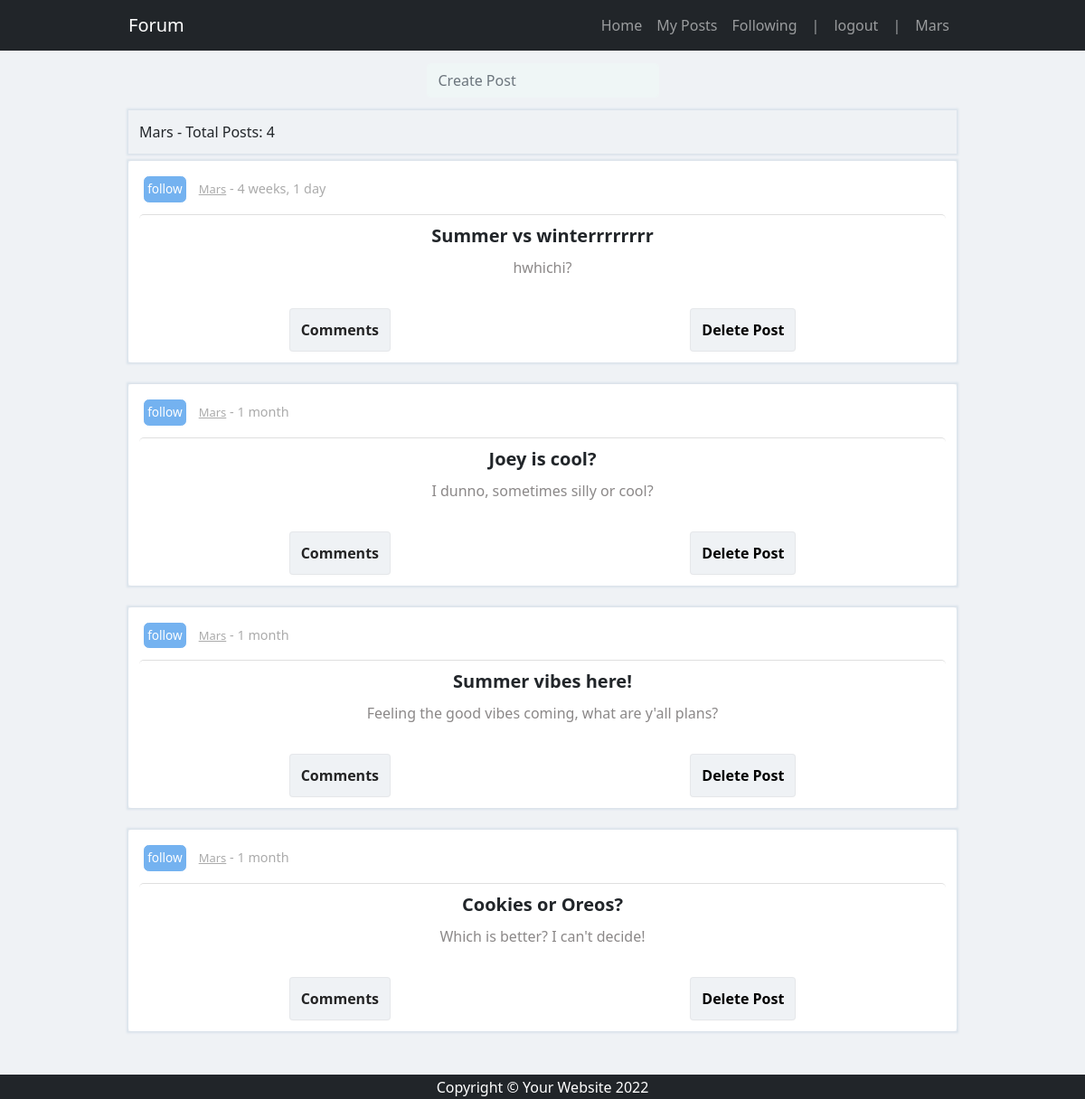
The app's page /myposts/ (signed in) with its own data.
### base/models.py (models this page shows, shortened)
class Post(models.Model):
    header = models.CharField(max_length=100)
    body = models.TextField()
    updated = models.DateTimeField(auto_now=True)
    created = models.DateTimeField(auto_now_add=True)
    user = models.ForeignKey(settings.AUTH_USER_MODEL, on_delete=models.CASCADE)
    class Meta:
        ordering = ['-updated', '-created']

### base/views.py (the view)
# urls.py: path('myposts/', views.myposts, name='myposts')
@login_required(login_url='login')
def myposts(request):
    results_list = Post.objects.filter(user=request.user.id )
    context = {'posts': results_list}
    return render(request, 'base/myposts.html', context)

### base/templates/base/myposts.html
{% extends 'base/main.html' %}
{% block content %}
    <div class="container">
        {% include 'base/create_post_link.html'%}
        <div class="card-body mb-4-custom"> {{request.user.username.title}} - Total Posts: {{posts.count}}</div>
        {% if posts is not None %}
            {% for post in posts %}
                {% include 'base/components/post_component.html' with post=post %}
            {% endfor %}
        {% endif %}
    </div>
{% endblock %}

### base/templates/base/main.html (shortened to what this page needs)
<!DOCTYPE html>
{% load static %}
<html lang="en">
    <head>
        <link href="{% static 'css/styles.css' %}" rel="stylesheet" />
        <link href="{% static 'css/styles_custom.css' %}" rel="stylesheet" />
    </head>
<body>
    {% include 'base/components/navbar_component.html' %}
    {% block content %}
    {% endblock %}
    {% include 'base/components/footer_component.html' %}
</body>
</html>

### base/templates/base/components/navbar_component.html (shortened to what this page needs)
<nav class="navbar navbar-expand-lg navbar-dark bg-dark">
    <div class="container">
        <a class="navbar-brand" href={% url 'home' %}#">Forum</a>
        <div class="collapse navbar-collapse" id="navbarSupportedContent">
            <ul class="navbar-nav ms-auto mb-2 mb-lg-0">
                <li class="nav-item"><a class="nav-link" href="{% url 'home' %}#">Home</a></li>
                <li class="nav-item"><a class="nav-link" href="{% url 'myposts' %}">My Posts</a></li>
                <li class="nav-item"><a class="nav-link" href="{% url 'followedposts' %}">Following</a></li>
                <li class="nav-item"><span class="nav-link" href=""> |</span></li>
                {% if request.user.is_authenticated %}
                    <li class="nav-item"><a class="nav-link" href="{% url 'logout' %}">logout</a></li>
                    <li class="nav-item"><span class="nav-link" href=""> |</span></li>
                    <li class="nav-item"><a class="nav-link" href="{% url 'myposts' %}"> {{user.username | title}} </a></li>
                {% else %}
                <li class="nav-item"><a class="nav-link" href="{% url 'login' %}">login</a></li>
                {% endif %}
            </ul>
        </div>
    </div>
</nav>

### base/templates/base/create_post_link.html
<div>
    <div class="row-flex-create-post">
        <a class="nav-link" href="{% url 'createpost' %}">
            <input class="form-control" type="text" placeholder="Create Post" />
        </a>
    </div>
</div>

### base/templates/base/components/post_component.html (shortened to what this page needs)
<div class="card mb-4-post">
    <div class="card-body">
        <div class="card-text-small">
        {% include 'base/components/follow_unfollow_component.html' with post_user_id=post.user_id followed_list=followed_list %}
        <a class="card-text-small" href="{% url 'userprofile' post.user_id %}#">{{post.user | title}}</a> - {{post.created | timesince}}
        </div>
        <div class="card-header">{{post.header}} </div>
        <p class="card-text-body-custom"> {{post.body}} </p>
        <div class="row-flex">
            <form method="POST" action="">
                <a class="nav-link button-6-custom" href="{% url 'commentspost' post.id %}#"> Comments </a>
            </form>
            {% if request.user.id == post.user_id %}
            <form method="POST" action="">
                    <a class="nav-button-delete" href="{% url 'deletepost' post.id %}#"> Delete Post </a>
            </form>
            {% endif %}
        </div>
    </div>
</div>

### base/templates/base/components/follow_unfollow_component.html (shortened to what this page needs)
{% if post_user_id in followed_list %}
    <form action="{% url 'home' %}" method="POST" class="card-text-small unset-all"></form>
    <form action="{% url 'home' %}" method="POST" class="card-text-small unset-all">
        {% csrf_token %}
        <input type="submit" name="unfollow" value="unfollow" class="button-following" >
        <input type="hidden" name="followed_id" value="{{post.user_id}}">
    </form>
{% else %}
    <form action="{% url 'home' %}" method="POST" class="card-text-small unset-all">
        <input type="submit" name="follow" value="follow" class="button-following" >
    </form>
{% endif %}

### base/templates/base/components/footer_component.html (shortened to what this page needs)
<footer class="py-5 bg-dark">
    <div class="container"><p class="m-0 text-center text-white">Copyright &copy; Your Website 2022</p></div>
</footer>

### base/static/css/styles_custom.css (style rules this page uses)
.button-6-custom, .button-delete-custom, .nav-button-delete { align-items: center; background-color: #EFF2F5; border: 1px solid rgba(133, 133, 133, 0.1); border-radius: .25rem; box-shadow: rgba(0, 0, 0, 0.02) 0 1px 3px 0; box-sizing: border-box; color: rgba(0, 0, 0, 0.85); cursor: pointer; display: inline-flex; font-family: system-ui,-apple-system,system-ui,"Helvetica Neue",Helvetica,Arial,sans-serif; font-size: 16px; font-weight: 600; justify-content: center; line-height: 1.25; margin: 0; min-height: 3rem; padding: 0.5rem 0.75rem; position: relative; text-decoration: none; transition: all 250ms; user-select: none; -webkit-user-select: none; touch-action: manipulation; vertical-align: baseline; width: auto; text-decoration: none; }
.button-delete-custom, .nav-button-delete { color: black; }
.row-flex, .row-flex-create-post { display: flex; justify-content: space-around; padding-top: 25px; align-items: center; flex-wrap: wrap; }
.row-flex-create-post { padding-bottom: 10px; padding-top: 10px; }
.unset-all { all:unset; }
.button-following { all: unset; margin: 5px; margin-right: 10px; padding: 0.2rem; border: 1px solid #74b2f0; border-radius: .35rem; color: white; background-color: #74b2f0; font-size: 0.85rem; }

### records on screen
Post: user "Mars", created "4 weeks, 1 day", header "Summer vs winterrrrrrrr", body "hwhichi?", shows "Delete Post"
Post: user "Mars", created "1 month", header "Joey is cool?", body "I dunno, sometimes silly or cool?", shows "Delete Post"
Post: user "Mars", created "1 month", header "Summer vibes here!", body "Feeling the good vibes coming, what are y'all plans?", shows "Delete Post"
Post: user "Mars", created "1 month", header "Cookies or Oreos?", body "Which is better? I can't decide!", shows "Delete Post"

### other values on screen
{{ user.username | title }} "Mars"
{{ request.user.username.title }} "Mars"
{{ posts.count }} "4"
